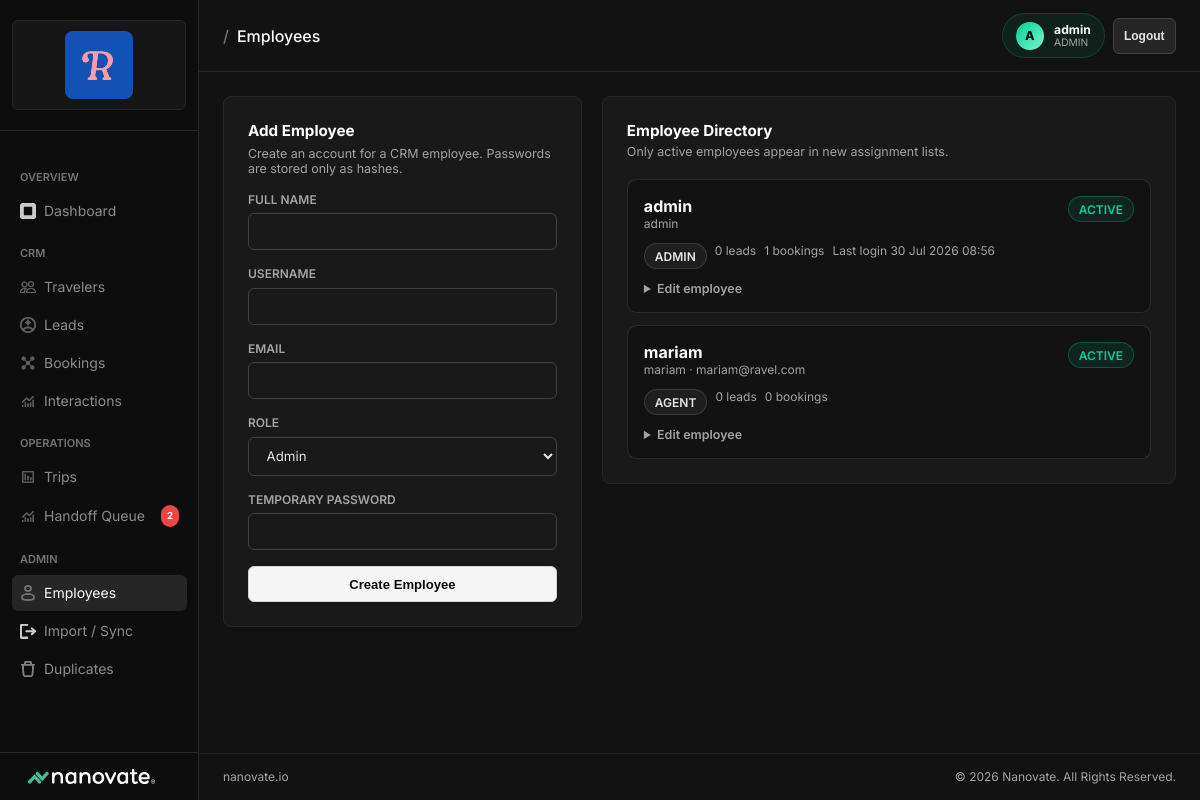
Page /admin/users (signed in) on the committed database.
### app/models/user.py (models this page shows, shortened)
class User(db.Model, UserMixin):
    __tablename__ = 'users'
    id = db.Column(db.Integer, primary_key=True)
    username = db.Column(db.String(80), unique=True, nullable=False)
    full_name = db.Column(db.String(200))
    password_hash = db.Column(db.String(200), nullable=False)
    email = db.Column(db.String(120), unique=True)
    role = db.Column(db.String(50), nullable=False, default='agent', index=True)
    is_active = db.Column(db.Boolean, default=True)
    created_at = db.Column(db.DateTime, default=_utc_now)
    updated_at = db.Column(db.DateTime, default=_utc_now, onupdate=_utc_now)
    last_login_at = db.Column(db.DateTime)
    assigned_leads = db.relationship(
        'Lead',
        foreign_keys='Lead.assigned_to_user_id',
        back_populates='assigned_user',
        lazy='dynamic',
    )
    assigned_bookings = db.relationship(
        'TripBooking',
        foreign_keys='TripBooking.assigned_to_user_id',
        back_populates='assigned_user',
        lazy='dynamic',
    )
    @property
    def display_name(self) -> str:
        return (self.full_name or self.username or '').strip() or f'User {self.id}'

### app/routes/admin.py (the view)
@admin_bp.route('/users')
@permission_required('manage_users')
def users():
    user_rows = User.query.order_by(User.is_active.desc(), User.full_name.asc(), User.username.asc()).all()
    return render_template('admin/users.html', users=user_rows, roles=ROLE_OPTIONS)

### app/security.py (called while the page is built, shortened)
def _session_authenticated() -> bool:
    return current_user() is not None

def _authenticated() -> bool:
    return _session_authenticated() or _api_token_authenticated()

def _browser_auth_required() -> bool:
    endpoint = str(request.endpoint or "").strip()
    if not endpoint or endpoint in PUBLIC_BROWSER_ENDPOINTS:
        return False
    blueprint = str(request.blueprint or "").strip()
    if blueprint in PROTECTED_BROWSER_BLUEPRINTS:
        return True
    if endpoint == "index":
        return True
    return False

def _role() -> str:
    user = current_user()
    if user:
        return str(user.role or "").strip().lower()
    if _api_token_authenticated():
        return _api_token_role()
    return ""

def current_user() -> User | None:
    raw_id = session.get("user_id")
    try:
        user_id = int(raw_id)
    except (TypeError, ValueError):
        user_id = None
    user = db.session.get(User, user_id) if user_id is not None else None
    if user and user.is_active:
        return user

def current_role() -> str:
    return _role()

def has_permission(permission: str) -> bool:
    return permission in ROLE_PERMISSIONS.get(current_role(), set())

def can_view_all_records() -> bool:
    return has_permission("view_all")

def permission_required(permission: str):
    def decorator(view):
        @wraps(view)
        def guarded(*args, **kwargs):
            if not _authenticated():
                if _wants_json():
                    return jsonify({"error": "authentication_required"}), 401
                return redirect(url_for("auth.login", next=request.url))
            if not has_permission(permission):
                if _wants_json():
                    return jsonify({"error": "forbidden"}), 403
                return _browser_redirect("You do not have permission", "error", status_code=403)
            return view(*args, **kwargs)
        return guarded
    return decorator

def generate_csrf_token() -> str:
    token = session.get("csrf_token")
    if not token:
        token = secrets.token_urlsafe(32)
        session["csrf_token"] = token
    return str(token)

def _wants_json() -> bool:
    if request.is_json or request.path.startswith("/api/"):
        return True
    accept = request.headers.get("Accept", "")
    return "application/json" in accept and "text/html" not in accept

### app/templates/admin/users.html (shortened to what this page needs)
{% extends "base.html" %}
{% block topbar_title %}Employees{% endblock %}
{% block content %}
<div style="display:grid;grid-template-columns:1fr 1.6fr;gap:1.25rem;align-items:start">
    <div class="card">
        <div class="card-title" style="margin-bottom:0.35rem">Add Employee</div>
        <p style="color:var(--text-muted);font-size:0.78rem;margin-bottom:1rem">Create an account for a CRM employee. Passwords are stored only as hashes.</p>
        <form method="POST" action="{{ url_for('admin.create_user') }}">
            <div class="form-group">
                <label class="form-label">Full Name</label>
                <input class="form-input" name="full_name" required>
            </div>
            <div class="form-group">
                <label class="form-label">Username</label>
                <input class="form-input" name="username" required autocomplete="username">
            </div>
            <div class="form-group">
                <label class="form-label">Email</label>
                <input class="form-input" type="email" name="email">
            </div>
            <div class="form-group">
                <label class="form-label">Role</label>
                <select class="form-select" name="role">
                    {% for role in roles %}<option value="{{ role }}">{{ role|capitalize }}</option>{% endfor %}
                </select>
            </div>
            <div class="form-group">
                <label class="form-label">Temporary Password</label>
                <input class="form-input" type="password" name="password" minlength="8" required autocomplete="new-password">
            </div>
            <button class="btn btn-primary" type="submit" style="width:100%;justify-content:center">Create Employee</button>
        </form>
    </div>
    <div class="card">
        <div class="card-header">
            <div>
                <div class="card-title">Employee Directory</div>
                <div style="color:var(--text-muted);font-size:0.78rem;margin-top:0.25rem">Only active employees appear in new assignment lists.</div>
            </div>
        </div>
        {% if users %}
        <div style="display:flex;flex-direction:column;gap:0.75rem">
            {% for user in users %}
            <div style="background:var(--bg-base);border:1px solid var(--border);border-radius:0.6rem;padding:1rem">
                <div style="display:flex;justify-content:space-between;gap:1rem;align-items:start">
                    <div>
                        <div style="font-weight:700;color:var(--text-main)">{{ user.display_name }}</div>
                        <div style="color:var(--text-muted);font-size:0.75rem">{{ user.username }}{% if user.email %} · {{ user.email }}{% endif %}</div>
                    </div>
                    <span class="badge {% if user.is_active %}badge-green{% else %}badge-gray{% endif %}">{{ 'Active' if user.is_active else 'Inactive' }}</span>
                </div>
                <div style="display:flex;gap:0.5rem;flex-wrap:wrap;margin:0.75rem 0;color:var(--text-dim);font-size:0.75rem">
                    <span class="badge badge-blue">{{ user.role }}</span>
                    <span>{{ user.assigned_leads.count() }} leads</span>
                    <span>{{ user.assigned_bookings.count() }} bookings</span>
                    {% if user.last_login_at %}<span>Last login {{ user.last_login_at.strftime('%d %b %Y %H:%M') }}</span>{% endif %}
                </div>
                <details>
                    <summary style="cursor:pointer;color:var(--text-dim);font-size:0.78rem;font-weight:600">Edit employee</summary>
                </details>
            </div>
            {% endfor %}
        </div>
        {% else %}
        <p style="color:var(--text-muted);font-size:0.83rem">No employee accounts exist yet.</p>
        {% endif %}
    </div>
</div>
{% endblock %}

### app/templates/base.html (shortened to what this page needs)
<!DOCTYPE html>
<html lang="en">
<head>
    <link rel="stylesheet" href="{{ url_for('static', filename='css/main.css') }}">
</head>
<body>
<div class="app-layout">
    <nav class="sidebar" id="app-sidebar">
        <div class="sidebar-brand">
            <div class="client-workspace-badge" aria-label="Rahma Traveler workspace">
                <span class="client-workspace-row">
                    <span class="client-logo-chip">
                        <img class="client-workspace-logo" src="{{ url_for('static', filename='assets/rahma/logos/rahma-r-mark.jpeg') }}" alt="Rahma Traveler">
                    </span>
                </span>
            </div>
        </div>
        <div class="sidebar-nav">
            <div class="nav-section-label">Overview</div>
            <a href="{{ url_for('admin.dashboard') }}" class="nav-link {% if request.endpoint == 'admin.dashboard' %}active{% endif %}">
                <span class="nav-icon">⊞</span> Dashboard
            </a>
            <div class="nav-section-label">CRM</div>
            <a href="{{ url_for('travelers.index') }}" class="nav-link {% if request.blueprint == 'travelers' %}active{% endif %}">
                <span class="nav-icon"></span> Travelers
            </a>
            <a href="{{ url_for('leads.index') }}" class="nav-link {% if request.blueprint == 'leads' %}active{% endif %}">
                <span class="nav-icon"></span> Leads
            </a>
            <a href="{{ url_for('bookings.index') }}" class="nav-link {% if request.blueprint == 'bookings' %}active{% endif %}">
                <span class="nav-icon"></span> Bookings
            </a>
            <a href="{{ url_for('interactions.index') }}" class="nav-link {% if request.blueprint == 'interactions' %}active{% endif %}">
                <span class="nav-icon"></span> Interactions
            </a>
            <div class="nav-section-label">Operations</div>
            <a href="{{ url_for('trips.index') }}" class="nav-link {% if request.blueprint == 'trips' %}active{% endif %}">
                <span class="nav-icon"></span> Trips
            </a>
            <a href="{{ url_for('handoffs.index') }}" class="nav-link {% if request.blueprint == 'handoffs' %}active{% endif %}">
                <span class="nav-icon"></span> Handoff Queue
                <span class="nav-badge" id="sidebar-handoff-badge" style="display:none">0</span>
            </a>
            {% if current_employee_role in ('admin', 'manager') %}
            <div class="nav-section-label">Admin</div>
            <a href="{{ url_for('admin.users') }}" class="nav-link {% if request.endpoint == 'admin.users' %}active{% endif %}">
                <span class="nav-icon"></span> Employees
            </a>
            <a href="{{ url_for('admin.import_data') }}" class="nav-link {% if request.endpoint == 'admin.import_data' %}active{% endif %}">
                <span class="nav-icon"></span> Import / Sync
            </a>
            <a href="{{ url_for('admin.duplicates') }}" class="nav-link {% if request.endpoint == 'admin.duplicates' %}active{% endif %}">
                <span class="nav-icon"></span> Duplicates
            </a>
            {% endif %}
        </div>
        <div class="sidebar-footer">Nanovate Workspace v3.0</div>
    </nav>
    <div class="main-content">
        <div class="topbar">
            <span class="topbar-title">{% block topbar_title %}{% endblock %}</span>
            <div class="topbar-actions">
                {% if current_employee %}
                <div class="session-pill" title="Signed in employee">
                    <span class="session-pill-avatar">{{ (current_employee.display_name or current_employee.username or '?')[:1]|upper }}</span>
                    <span class="session-pill-copy">
                        <span class="session-pill-name">{{ current_employee.display_name }}</span>
                        <span class="session-pill-role">{{ current_employee_role or 'employee' }}</span>
                    </span>
                </div>
                <form method="post" action="{{ url_for('auth.logout') }}" style="display:inline-flex; margin:0;">
                    <button type="submit" class="btn btn-ghost btn-sm">Logout</button>
                </form>
                {% endif %}
            </div>
        </div>
        <div class="page-body">
            {% block content %}{% endblock %}
        </div>
        <footer class="app-footer">
            <span>nanovate.io</span>
            <span>&copy; 2026 Nanovate. All Rights Reserved.</span>
        </footer>
    </div>
</div>
</body>
</html>

### rows in the picture
User: full_name "A", display_name "admin", username "admin", is_active "ACTIVE", role "ADMIN", assigned_leads.count "0", assigned_bookings.count "1", last_login_at "30 Jul 2026 08:56"
User: display_name "mariam", username "mariam", email "mariam@ravel.com", is_active "ACTIVE", role "AGENT", assigned_leads.count "0", assigned_bookings.count "0"

### other values in the picture
{{ current_employee_role or 'employee' }} "ADMIN"
form field role "Admin"
